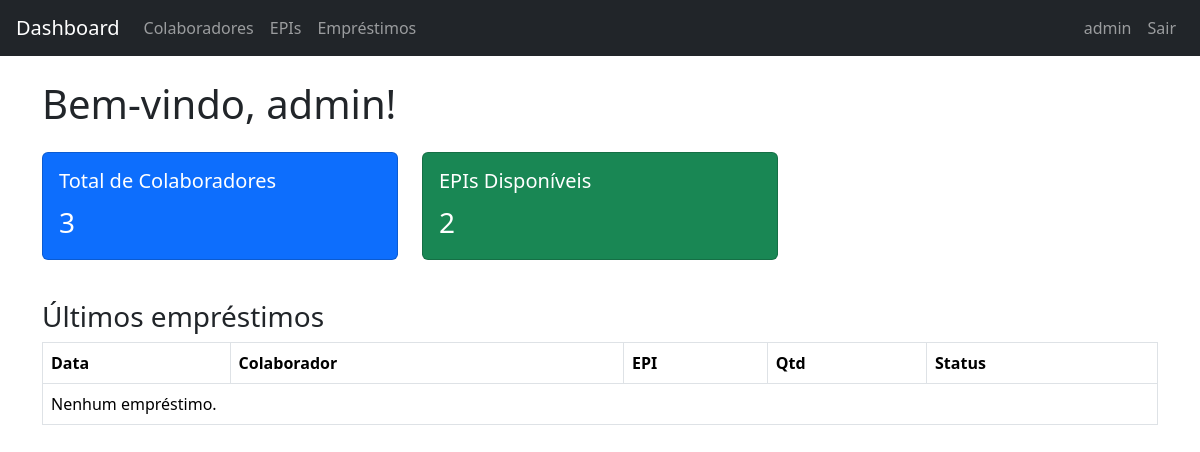
The app's page / (signed in), older data.
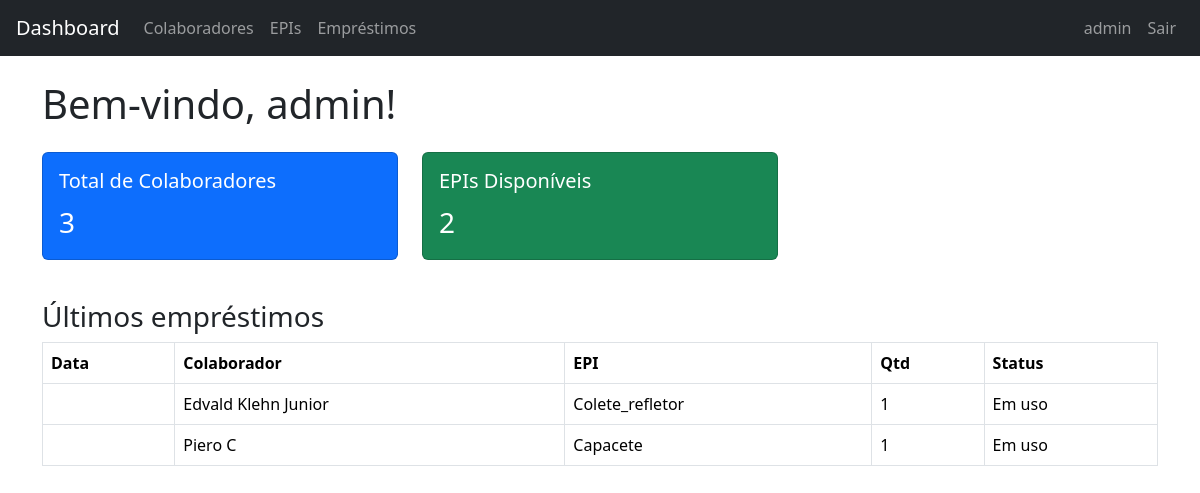
The same page, newer data.
### appEpi/models.py (models this page shows, shortened)
class Emprestimo(models.Model):
    colaborador = models.ForeignKey(Colaborador, on_delete=models.CASCADE)
    epi = models.ForeignKey(Epi, on_delete=models.CASCADE)
    data_emprestimo = models.DateField(auto_now_add=True)
    quantidade = models.PositiveIntegerField(default=1)
    status_choices = [
        ('Em uso', 'Em uso'),
        ('Devolvido', 'Devolvido'),
    ]
    status = models.CharField(max_length=10, choices=status_choices, default='Em uso')

class Colaborador(models.Model):
    nome = models.CharField(max_length=100)
    cpf = models.CharField(max_length=14, unique=True)
    funcao = models.CharField(max_length=100, default='Desconhecida')
    setor = models.CharField(max_length=100)

class Epi(models.Model):
    nome = models.CharField(max_length=100)
    descricao = models.TextField(blank=True, null=True)
    validade = models.DateField(blank=True, null=True)
    quantidade = models.PositiveIntegerField(default=0)

### appEpi/views.py (the view)
# urls.py: path('', views.home, name='home'),
@login_required
def home(request):
    total_colaboradores = Colaborador.objects.count()
    total_epis = Epi.objects.count()
    emprestimos = Emprestimo.objects.all().order_by('-data_emprestimo')[:5]  # últimos 5 empréstimos
    return render(request, 'home.html', {
        'total_colaboradores': total_colaboradores,
        'total_epis': total_epis,
        'emprestimos': emprestimos,
    })

### appEpi/templates/home.html (shortened to what this page needs)
{% extends 'base.html' %}
{% block content %}
<h1>Bem-vindo, {{ user.username }}!</h1>
<div class="row my-4">
    <div class="col-md-4">
        <div class="card text-white bg-primary mb-3">
            <div class="card-body">
                <h5 class="card-title">Total de Colaboradores</h5>
                <p class="card-text fs-3">{{ total_colaboradores }}</p>
            </div>
        </div>
    </div>
    <div class="col-md-4">
        <div class="card text-white bg-success mb-3">
            <div class="card-body">
                <h5 class="card-title">EPIs Disponíveis</h5>
                <p class="card-text fs-3">{{ total_epis }}</p>
            </div>
        </div>
    </div>
</div>
<h3>Últimos empréstimos</h3>
<table class="table table-bordered">
    <thead>
        <tr>
            <th>Data</th>
            <th>Colaborador</th>
            <th>EPI</th>
            <th>Qtd</th>
            <th>Status</th>
        </tr>
    </thead>
    <tbody>
        {% if emprestimos %}
            {% for emp in emprestimos %}
                <tr>
                    <td>{{ emp.data }}</td>
                    <td>{{ emp.colaborador.nome }}</td>
                    <td>{{ emp.epi.nome }}</td>
                    <td>{{ emp.quantidade }}</td>
                    <td>{{ emp.status }}</td>
                </tr>
            {% endfor %}
        {% else %}
            <tr>
                <td colspan="5">Nenhum empréstimo.</td>
            </tr>
        {% endif %}
    </tbody>
</table>
{% endblock %}

### appEpi/templates/base.html (shortened to what this page needs)
<!DOCTYPE html>
<html lang="pt-br">
<head>
    <link rel="stylesheet" href="https://cdn.jsdelivr.net/npm/bootstrap@5.3.3/dist/css/bootstrap.min.css">
</head>
<body>
    <nav class="navbar navbar-expand-lg navbar-dark bg-dark px-3">
        <a class="navbar-brand" href="{% url 'home' %}">Dashboard</a>
        <div class="collapse navbar-collapse">
            <ul class="navbar-nav me-auto">
                <li class="nav-item"><a class="nav-link" href="{% url 'listar_colaboradores' %}">Colaboradores</a></li>
                <li class="nav-item"><a class="nav-link" href="{% url 'listar_epis' %}">EPIs</a></li>
                <li class="nav-item"><a class="nav-link" href="{% url 'listar_emprestimos' %}">Empréstimos</a></li>
            </ul>
            <ul class="navbar-nav">
                {% if user.is_authenticated %}
                    <li class="nav-item"><a class="nav-link" href="#">{{ user.username }}</a></li>
                    <li class="nav-item"><a class="nav-link" href="{% url 'logout' %}">Sair</a></li>
                {% else %}
                    <li class="nav-item"><a class="nav-link" href="{% url 'login' %}">Login</a></li>
                {% endif %}
            </ul>
        </div>
    </nav>
    <div class="container mt-4">
        {% block content %}
        {% endblock %}
    </div>
</body>
</html>

Row changes from the older to the newer data that the page shows:
added Emprestimo: colaborador.nome "Edvald Klehn Junior", epi.nome "Colete_refletor", quantidade "1", status "Em uso"
added Emprestimo: colaborador.nome "Piero C", epi.nome "Capacete", quantidade "1", status "Em uso"
Text that changed along with them:
text no longer shown: "Nenhum empréstimo."
